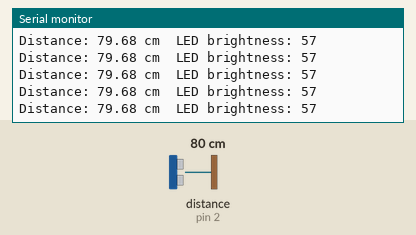
Recording of a sketch running on a simulated Arduino Uno, built with avr-gcc and run on an emulated ATmega328P. Shown: the last lines printed to the serial monitor. Wiring (inferred from the names in the program): ultrasonic range finder: trigger pin 3; echo pin 2. The inputs (shaded band) are chosen by the test bench; at power-on: distance to the obstacle (sensor on pin 2) 80 cm. The echo pulse lasts 58.3 µs per cm.

Above: at 1.2 s.
1.3 s: distance to the obstacle (sensor on pin 2) set to 2 cm
At 1.36 s:
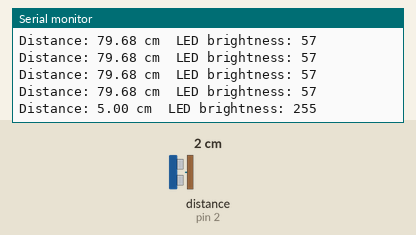
2.8 s: distance to the obstacle (sensor on pin 2) set to 9 cm
At 2.8 s:
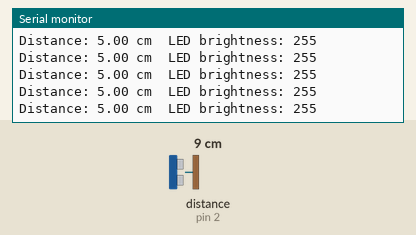
Timing chart, 0 to 5.8 s (numbered marks = the images above; inputs shaded):
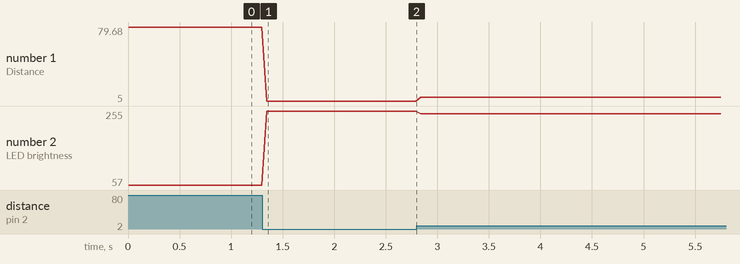

The sketch:

ultrasonic_senzor_LED_intensity.ino
```cpp
#define TRIG 3
#define ECHO 2
#define LED_PIN 0   // PWM pin pre LED

void setup() {
  Serial.begin(115200);
  pinMode(TRIG, OUTPUT);
  pinMode(ECHO, INPUT);
  pinMode(LED_PIN, OUTPUT);
}

void loop() {
  // spustenie merania
  digitalWrite(TRIG, LOW);
  delayMicroseconds(2);
  digitalWrite(TRIG, HIGH);
  delayMicroseconds(10);
  digitalWrite(TRIG, LOW);

  long duration = pulseIn(ECHO, HIGH);
  float distance = duration * 0.0343 / 2; // cm

  distance = constrain(distance, 5, 100); // obmedzíme

  // mapovanie vzdialenosti na PWM (0–255)
  int brightness = map(distance, 5, 100, 255, 0); // bližšie = jasnejšie

  analogWrite(LED_PIN, brightness);

  Serial.print("Distance: ");
  Serial.print(distance);
  Serial.print(" cm  LED brightness: ");
  Serial.println(brightness);

  delay(50);
}
```

Measured:
- after the input at 1.3 s, the serial monitor: prints a new line after 0.05 s (image 1)
- plotted number 1: 79.68 → 5 after the input at 1.3 s, 5 → 8.7 after the input at 2.8 s
- plotted number 2: 57 → 255 after the input at 1.3 s, 255 → 247 after the input at 2.8 s
